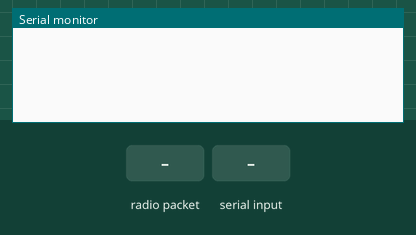
Simulated run of this sketch. Board: Arduino Uno, built with avr-gcc and run on an emulated ATmega328P. Shown: the last lines printed to the serial monitor. The inputs (shaded band) are chosen by the test bench. No radio packets arrive unless stated.

Above: at 1.2 s.
1.3 s: radio packet "1" arrives
At 2.1 s:
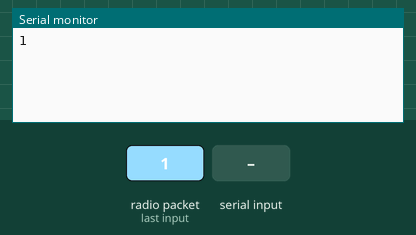
2.8 s: "1" received over Serial
At 5.3 s:
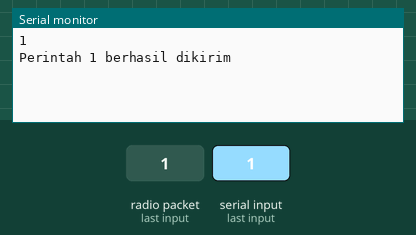

Measured:
- after the input at 1.3 s, the serial monitor: prints a new line at once (image 1)
- after the input at 2.8 s, the serial monitor: prints a new line after 1.0 s (image 2)

The sketch:

nrfKontrolLed.ino
```cpp
// -----------------------------------------------
// Contoh pengontrol LED.
//   Bagian pengirim perintah
// -----------------------------------------------

#include <SPI.h>
#include <nRF24L01.h>
#include <RF24.h>
#include <RF24_config.h>

const int PIN_CE = 9;
const int PIN_CSN = 10;
const uint64_t PIPE_1 = 0xE8E8F0F0E2LL;
const uint64_t PIPE_2 = 0xE8E8F0F0E3LL;


// Objek NRF24L01
RF24 radio(PIN_CE, PIN_CSN);

char pesan[20]; // Penyangga pesan

void setup() {
  Serial.begin(9600);

  radio.begin();
  radio.openWritingPipe(PIPE_1);

  radio.startListening();
}

void loop() {
  // Baca perintah dari port serial
  if (Serial.available()) {
    // Baca perintah
    String perintah = Serial.readString();
    strcpy(pesan, perintah.c_str());

    bool ok = radio.write(pesan, strlen(pesan));
    if (ok) {
      Serial.print("Perintah ");
      Serial.print(pesan);
      Serial.println(" berhasil dikirim");
    }
    else {
      Serial.print("Perintah ");
      Serial.print(pesan);
      Serial.println(" gagal dikirim");
    }

    radio.powerDown();
    delay(10);
    radio.powerUp();
  }

  // Baca kiriman
  if (radio.available()) {
    radio.read(pesan, sizeof(pesan));
    Serial.println(pesan);
  }
}
```
